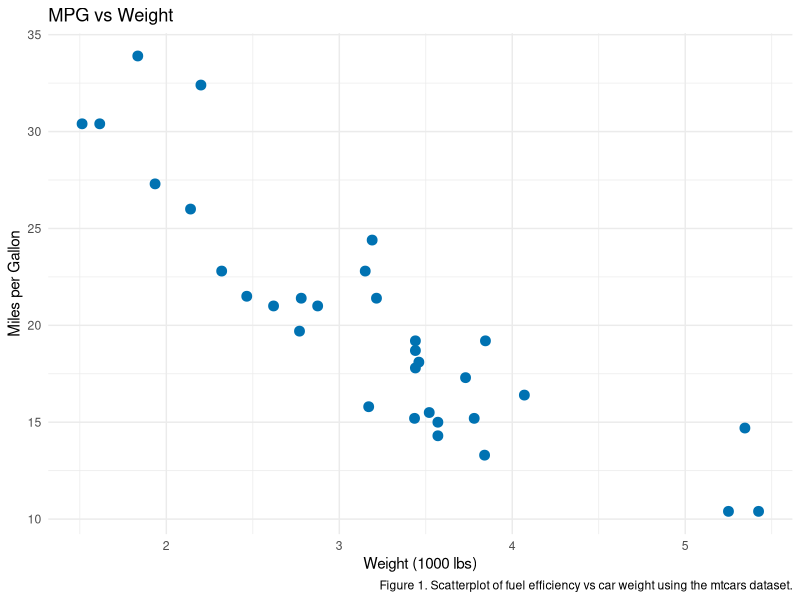

This figure's R source:
## ---- chunk 1
#| classes: slide-in

library(ggplot2)

mtcars |>
ggplot(aes(x = wt, y = mpg)) +
  geom_point(color = "#0072B2", size = 3) +
  labs(
    title = "MPG vs Weight",
    x = "Weight (1000 lbs)",
    y = "Miles per Gallon",
    caption = "Figure 1. Scatterplot of fuel efficiency vs car weight using the mtcars dataset."
  ) +
  theme_minimal()
